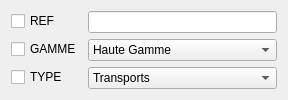
             <widget class="QWidget" name="formLayoutWidget_2">
              <property name="geometry">
               <rect>
                <x>10</x>
                <y>39</y>
                <width>288</width>
                <height>95</height>
               </rect>
              </property>
              <layout class="QFormLayout" name="formLayout_2">
               <item row="0" column="0">
                <widget class="QCheckBox" name="checkBox_RefE">
                 <property name="text">
                  <string>REF</string>
                 </property>
                </widget>
               </item>
               <item row="2" column="0">
                <widget class="QCheckBox" name="checkBox_typeE">
                 <property name="text">
                  <string>TYPE</string>
                 </property>
                </widget>
               </item>
               <item row="1" column="0">
                <widget class="QCheckBox" name="checkBox_gammeE">
                 <property name="text">
                  <string>GAMME</string>
                 </property>
                </widget>
               </item>
               <item row="0" column="1">
                <widget class="QLineEdit" name="lineEdit_6"/>
               </item>
               <item row="1" column="1">
                <widget class="QComboBox" name="cb_rechGE">
                 <item>
                  <property name="text">
                   <string>Haute Gamme</string>
                  </property>
                 </item>
                 <item>
                  <property name="text">
                   <string>Moyenne Gamme</string>
                  </property>
                 </item>
                </widget>
               </item>
               <item row="2" column="1">
                <widget class="QComboBox" name="cb_rechTE">
                 <item>
                  <property name="text">
                   <string>Transports</string>
                  </property>
                 </item>
                 <item>
                  <property name="text">
                   <string>Jouets</string>
                  </property>
                 </item>
                 <item>
                  <property name="text">
                   <string>Accessoires</string>
                  </property>
                 </item>
                 <item>
                  <property name="text">
                   <string>Vestimenatire</string>
                  </property>
                 </item>
                 <item>
                  <property name="text">
                   <string>Conteneurs nourriture</string>
                  </property>
                 </item>
                 <item>
                  <property name="text">
                   <string>Essentiels</string>
                  </property>
                 </item>
                </widget>
               </item>
              </layout>
             </widget>
